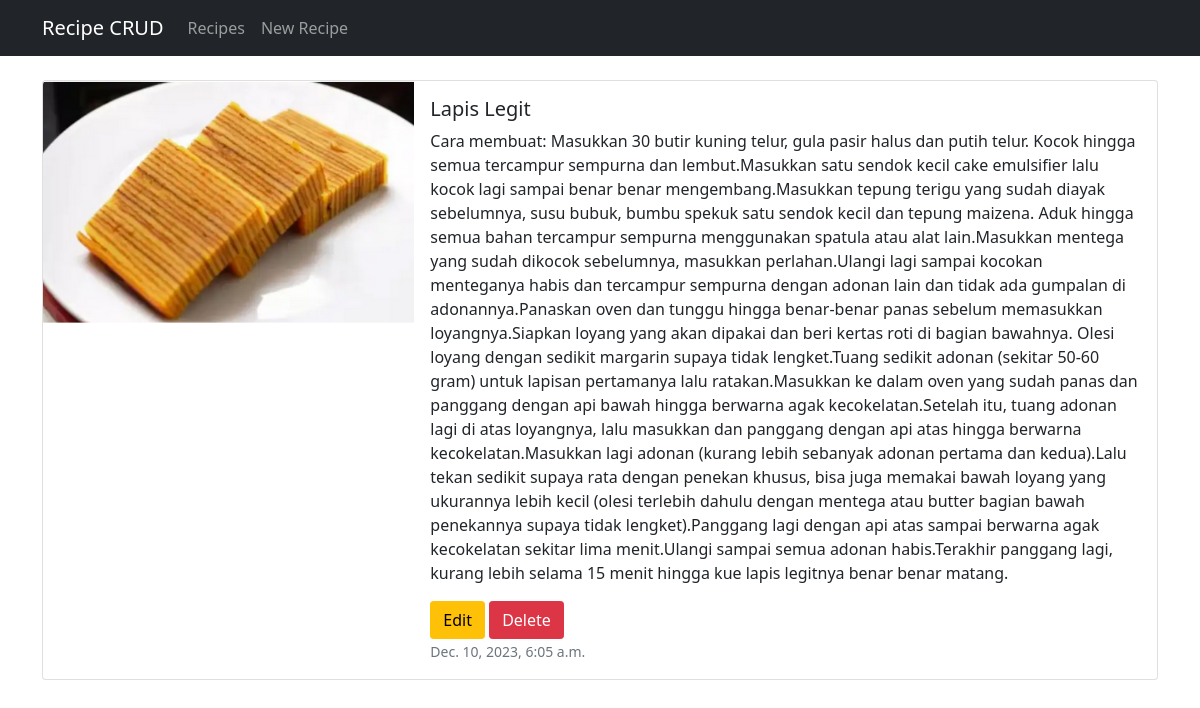
Page /recipe-detail/4 on the committed database.
### recipe_app/models.py (models this page shows, shortened)
class Recipe(models.Model):
    title = models.CharField(max_length=200)
    description = models.TextField()
    image = models.ImageField(upload_to='images/')
    created_at = models.DateTimeField(auto_now_add=True)

### recipe_app/views.py (the view)
# urls.py: path('recipe-detail/<int:pk>', views.RecipeDetail.as_view(), name='recipe_detail'),
class RecipeDetail(DetailView):
    model = Recipe
    template_name = 'recipe_detail.html'
    context_object_name = 'recipe'

### recipe_app/templates/recipe_detail.html
{% extends 'base.html' %}
{% block content %}
<div class="card mb-3">
  <div class="row g-0">
    <div class="col-md-4">
      <img src="{{ recipe.image.url }}" class="img-fluid rounded-start" alt="{{ recipe.title }}">
    </div>
    <div class="col-md-8">
      <div class="card-body">
        <h5 class="card-title">{{ recipe.title|title }}</h5>
        <p class="card-text">{{ recipe.description }}</p>
        <a href="{% url 'recipe_update' recipe.id %}" class="btn btn-warning rounded-1">
          Edit
        </a>
        <a href="{% url 'recipe_delete' recipe.id %}" class="btn btn-danger rounded-1">
          Delete
        </a>
        <p class="card-text">
          <small class="text-muted">{{ recipe.created_at }}</small>
        </p>
      </div>
    </div>
  </div>
</div>
{% endblock %}

### rows in the picture
Recipe: image (picture), title "Lapis Legit", description "Cara membuat: Masukkan 30 butir kuning telur, gula pasir halus dan putih telur. Kocok hingga semua tercampur sempurna dan lembut.Masukkan satu sendok kecil cake emulsifier lalu kocok lagi sampai benar benar mengembang.Masukkan tepung terigu yang sudah diayak sebelumnya, susu bubuk, bumbu spekuk satu sendok kecil dan tepung maizena. Aduk hingga semua bahan tercampur sempurna menggunakan spatula atau alat lain.Masukkan mentega yang sudah dikocok sebelumnya, masukkan perlahan.Ulangi lagi sampai kocokan menteganya habis dan tercampur sempurna dengan adonan lain dan tidak ada gumpalan di adonannya.Panaskan oven dan tunggu hingga benar-benar panas sebelum memasukkan loyangnya.Siapkan loyang yang…", created_at "Dec. 10, 2023, 6:05 a.m."
